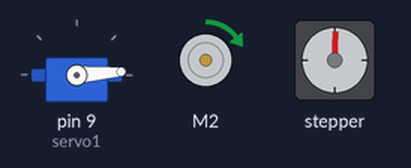
A sketch run on a simulated Arduino Uno, built with avr-gcc and run on an emulated ATmega328P. Parts: servo, DC motor (green arrow = forward, orange = backward, longer = faster), stepper motor. Stepper angles assume 48 steps per turn; what the sketch prints to the serial monitor is not drawn.

Above: at 0.15 s.
At 4.91 s:
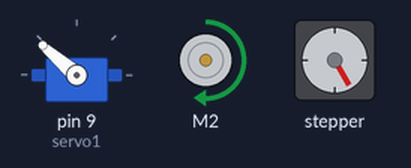
At 9.99 s:
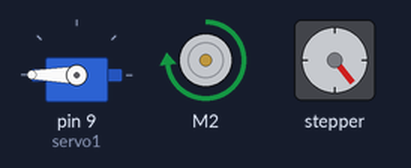
At 19.82 s:
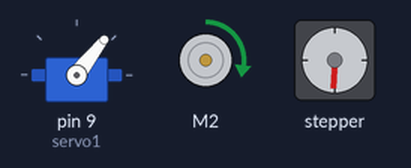
At 29.65 s:
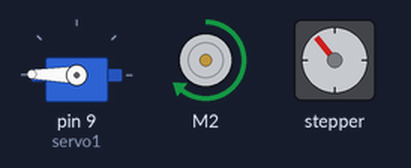
At 39.8 s:
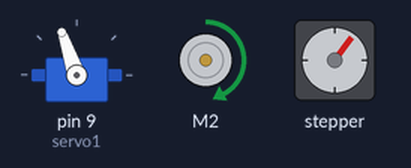
Timing chart, 0 to 40.0 s (numbered marks = the images above):
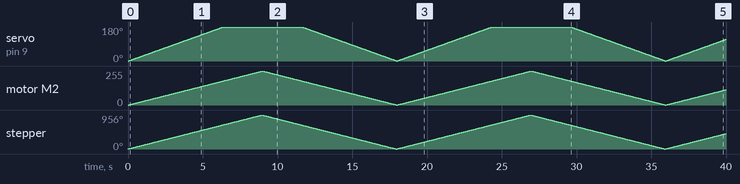

Measured:
- by itself, stepper: turns 956° clockwise in 9.0 s, then 956° counter-clockwise in 9.0 s, then 956° clockwise in 9.0 s, then 956° counter-clockwise in 9.0 s, and so on

The sketch:

Stepper.ino
```cpp
// (licence header left out)
#include <AFMotor.h>
#include <Servo.h>

// DC motor on M2
AF_DCMotor motor(2);
// DC hobby servo
Servo servo1;
// Stepper motor on M3+M4 48 steps per revolution
AF_Stepper stepper(48, 2);

void setup() {
  Serial.begin(9600);           // set up Serial library at 9600 bps
  Serial.println("Motor party!");

  // turn on servo
  servo1.attach(9);

  // turn on motor #2
  motor.setSpeed(200);
  motor.run(RELEASE);
}

int i;

// Test the DC motor, stepper and servo ALL AT ONCE!
void loop() {
  motor.run(FORWARD);
  for (i=0; i<255; i++) {
    servo1.write(i);
    motor.setSpeed(i);
    stepper.step(1, FORWARD, INTERLEAVE);
    delay(30);
 }

  for (i=255; i!=0; i--) {
    servo1.write(i);
    motor.setSpeed(i);
    stepper.step(1, BACKWARD, INTERLEAVE);
    delay(30);
 }

//  motor.run(BACKWARD);
//  for (i=0; i<255; i++) {
//    servo1.write(i);
//    motor.setSpeed(i);
//    delay(3);
//    stepper.step(1, FORWARD, DOUBLE);
// }

//  for (i=255; i!=0; i--) {
//    servo1.write(i-255);
//    motor.setSpeed(i);
//    stepper.step(1, BACKWARD, DOUBLE);
//    delay(3);
// }
}
```
